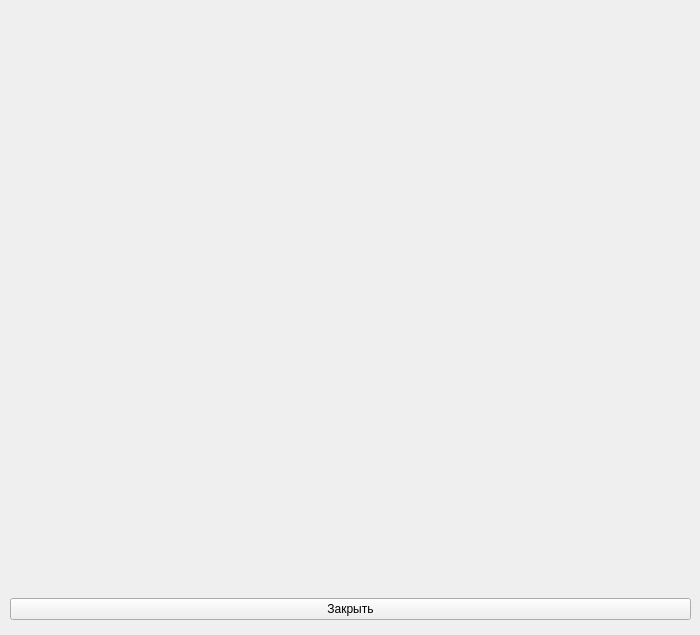
<?xml version="1.0" encoding="UTF-8"?>
<ui version="4.0">
 <class>MainWindow</class>
 <widget class="QMainWindow" name="MainWindow">
  <property name="geometry">
   <rect>
    <x>0</x>
    <y>0</y>
    <width>700</width>
    <height>635</height>
   </rect>
  </property>
  <property name="minimumSize">
   <size>
    <width>0</width>
    <height>0</height>
   </size>
  </property>
  <property name="windowTitle">
   <string>Просмотрщик</string>
  </property>
  <property name="locale">
   <locale language="Russian" country="Russia"/>
  </property>
  <widget class="QWidget" name="centralwidget">
   <widget class="QWidget" name="verticalLayoutWidget">
    <property name="geometry">
     <rect>
      <x>10</x>
      <y>589</y>
      <width>681</width>
      <height>41</height>
     </rect>
    </property>
    <layout class="QVBoxLayout" name="verticalLayout">
     <item>
      <widget class="QPushButton" name="exit_button">
       <property name="text">
        <string>Закрыть</string>
       </property>
      </widget>
     </item>
    </layout>
   </widget>
  </widget>
 </widget>
 <resources/>
 <connections/>
</ui>
